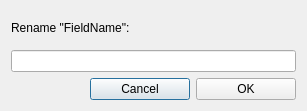
<?xml version="1.0" encoding="UTF-8"?>
<ui version="4.0">
 <class>Dialog</class>
 <widget class="QDialog" name="Dialog">
  <property name="geometry">
   <rect>
    <x>0</x>
    <y>0</y>
    <width>307</width>
    <height>111</height>
   </rect>
  </property>
  <property name="windowTitle">
   <string>Dialog</string>
  </property>
  <layout class="QVBoxLayout" name="verticalLayout">
   <item>
    <widget class="QLabel" name="label">
     <property name="text">
      <string>Rename &quot;FieldName&quot;:</string>
     </property>
    </widget>
   </item>
   <item>
    <widget class="QLineEdit" name="new_input"/>
   </item>
   <item>
    <layout class="QHBoxLayout" name="horizontalLayout">
     <item>
      <spacer name="horizontalSpacer">
       <property name="orientation">
        <enum>Qt::Horizontal</enum>
       </property>
       <property name="sizeHint" stdset="0">
        <size>
         <width>40</width>
         <height>20</height>
        </size>
       </property>
      </spacer>
     </item>
     <item>
      <widget class="QPushButton" name="cancel_button">
       <property name="sizePolicy">
        <sizepolicy hsizetype="Fixed" vsizetype="Fixed">
         <horstretch>0</horstretch>
         <verstretch>0</verstretch>
        </sizepolicy>
       </property>
       <property name="minimumSize">
        <size>
         <width>100</width>
         <height>0</height>
        </size>
       </property>
       <property name="text">
        <string>Cancel</string>
       </property>
      </widget>
     </item>
     <item>
      <widget class="QPushButton" name="ok_button">
       <property name="sizePolicy">
        <sizepolicy hsizetype="Fixed" vsizetype="Fixed">
         <horstretch>0</horstretch>
         <verstretch>0</verstretch>
        </sizepolicy>
       </property>
       <property name="minimumSize">
        <size>
         <width>100</width>
         <height>0</height>
        </size>
       </property>
       <property name="text">
        <string>OK</string>
       </property>
      </widget>
     </item>
    </layout>
   </item>
  </layout>
 </widget>
 <resources/>
 <connections/>
</ui>
